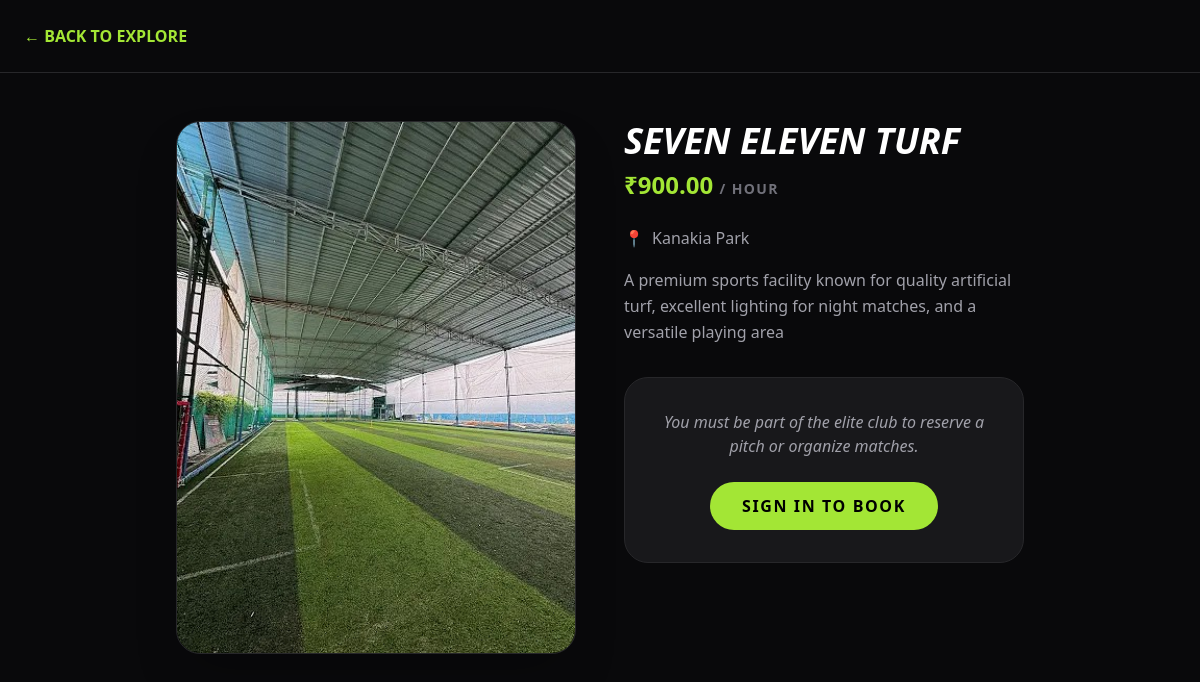
The page /turf/1/ on the database its author committed.
### pitch_app/models.py (models this page shows, shortened)
class Turf(models.Model):
    name = models.CharField(max_length=100)
    location = models.CharField(max_length=255) # e.g., Mira Road, Dahisar
    price_per_hour = models.DecimalField(max_digits=7, decimal_places=2)
    image = models.ImageField(upload_to='turf_images/')
    description = models.TextField()

### pitch_app/views.py (the view)
# urls.py: path('turf/<int:turf_id>/', views.turf_detail, name='turf_detail'),
def turf_detail(request, turf_id):
    turf = get_object_or_404(Turf, pk=turf_id)
    return render(request, 'pitch_app/turf_detail.html', {
        'turf': turf
    })

### pitch_app/templates/pitch_app/turf_detail.html (shortened to what this page needs)
<!DOCTYPE html>
<html lang="en">
<head>
    <script src="https://cdn.tailwindcss.com"></script>
</head>
<body class="bg-zinc-950 text-white">
    <nav class="p-6 border-b border-zinc-800">
        <a href="{% url 'index' %}" class="text-lime-400 font-bold">← BACK TO EXPLORE</a>
    </nav>
    <main class="max-w-4xl mx-auto p-6 py-12">
        <div class="grid grid-cols-1 md:grid-cols-2 gap-12">
            <div>
                <img src="{{ turf.image.url }}" class="rounded-3xl w-full shadow-2xl border border-zinc-800"
                    alt="{{ turf.name }}">
            </div>
            <div>
                <h1 class="text-4xl font-black uppercase italic mb-2">{{ turf.name }}</h1>
                <p class="text-lime-400 font-bold text-2xl mb-6">₹{{ turf.price_per_hour }} <span
                        class="text-sm text-zinc-500 uppercase tracking-widest">/ Hour</span></p>
                <div class="space-y-4 text-zinc-400 leading-relaxed mb-8">
                    <p class="flex items-center">
                        <span class="mr-2">📍</span> {{ turf.location }}
                    </p>
                    <p>{{ turf.description }}</p>
                </div>
                {% if user.is_authenticated %}
                <div class="flex items-center gap-3 mb-6 p-4 bg-zinc-800/50 rounded-xl border border-zinc-700">
                    <input type="checkbox" id="public-toggle" class="w-5 h-5 accent-lime-400">
                    <label for="public-toggle" class="text-sm font-medium text-zinc-300">Make this a public match
                        (others can join)</label>
                </div>
                <div class="mt-6 p-8 bg-zinc-900 rounded-3xl border border-zinc-800">
                    <h3 class="text-xl font-bold uppercase tracking-widest mb-6">Book Your Slot</h3>
                    <input type="date" id="date-picker"
                        class="w-full bg-zinc-800 text-white p-4 rounded-xl border border-zinc-700 mb-6 focus:border-lime-400 outline-none">
                    <div id="slots-container" class="grid grid-cols-3 gap-3">
                        <p class="text-zinc-500 col-span-3 italic text-center text-sm">Select a date to see slots</p>
                    </div>
                </div>
                {% else %}
                <div class="mt-6 p-8 bg-zinc-900 rounded-3xl border border-zinc-800 text-center">
                    <p class="text-zinc-400 mb-6 italic">You must be part of the elite club to reserve a pitch or
                        organize matches.</p>
                    <a href="{% url 'login' %}?next={{ request.path }}"
                        class="inline-block bg-lime-400 text-black px-8 py-3 rounded-full font-black uppercase tracking-widest hover:bg-white transition">
                        Sign In to Book
                    </a>
                </div>
                {% endif %}
            </div>
        </div>
    </main>
</body>
</html>

### rows shown on the page
Turf: image (picture), name "SEVEN ELEVEN TURF", price_per_hour "900.00", location "Kanakia Park", description "A premium sports facility known for quality artificial turf, excellent lighting for night matches, and a versatile playing area"
